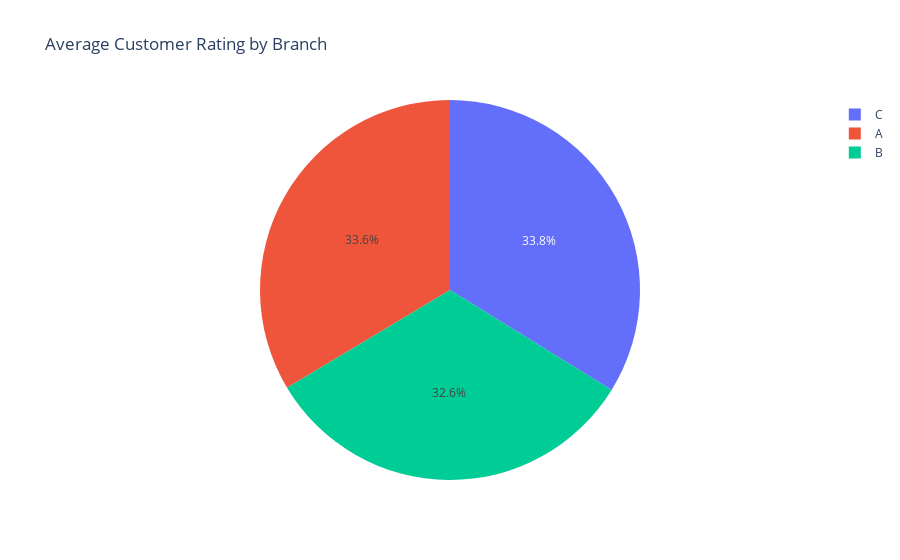

Here is the notebook cell this chart was saved with:
### Markdown cell above
### Average Rating by Branch

### Code cell
rating_branch = df.groupby('Branch')['Rating'].mean().reset_index()

fig5 = px.pie(rating_branch, values='Rating', names='Branch',
              title='Average Customer Rating by Branch')
fig5.show()

### Figure 1 — Plotly figure (JSON) as saved in the notebook; plotly's stock layout.template omitted (floating-point values rounded to 4 significant figures)
{"data": [{"domain": {"x": [0, 1], "y": [0, 1]}, "hovertemplate": "Branch=%{label}<br>Rating=%{value}<extra></extra>", "labels": ["A", "B", "C"], "legendgroup": "", "name": "", "showlegend": true, "type": "pie", "values": [7.027, 6.818, 7.073]}], "layout": {"autosize": true, "legend": {"tracegroupgap": 0}, "title": {"text": "Average Customer Rating by Branch"}}}
